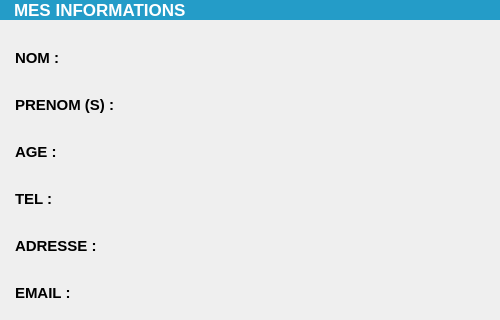
                   <widget class="QWidget" name="tab">
                    <attribute name="title">
                     <string>INFORMATIONS</string>
                    </attribute>
                    <layout class="QVBoxLayout" name="verticalLayout_7">
                     <property name="spacing">
                      <number>0</number>
                     </property>
                     <property name="leftMargin">
                      <number>0</number>
                     </property>
                     <property name="topMargin">
                      <number>0</number>
                     </property>
                     <property name="rightMargin">
                      <number>0</number>
                     </property>
                     <property name="bottomMargin">
                      <number>0</number>
                     </property>
                     <item>
                      <widget class="QFrame" name="frame_13">
                       <property name="maximumSize">
                        <size>
                         <width>16777215</width>
                         <height>50</height>
                        </size>
                       </property>
                       <property name="styleSheet">
                        <string notr="true">background-color: rgb(36, 156, 200);
color: rgb(255, 255, 255);</string>
                       </property>
                       <property name="frameShape">
                        <enum>QFrame::NoFrame</enum>
                       </property>
                       <property name="frameShadow">
                        <enum>QFrame::Raised</enum>
                       </property>
                       <layout class="QHBoxLayout" name="horizontalLayout_12">
                        <property name="leftMargin">
                         <number>14</number>
                        </property>
                        <property name="topMargin">
                         <number>0</number>
                        </property>
                        <property name="bottomMargin">
                         <number>0</number>
                        </property>
                        <item>
                         <widget class="QLabel" name="label_5">
                          <property name="font">
                           <font>
                            <pointsize>13</pointsize>
                            <weight>75</weight>
                            <bold>true</bold>
                           </font>
                          </property>
                          <property name="text">
                           <string>MES INFORMATIONS</string>
                          </property>
                         </widget>
                        </item>
                        <item>
                         <widget class="QPushButton" name="btnRetourGestPatient">
                          <property name="maximumSize">
                           <size>
                            <width>55</width>
                            <height>45</height>
                           </size>
                          </property>
                          <property name="cursor">
                           <cursorShape>PointingHandCursor</cursorShape>
                          </property>
                          <property name="styleSheet">
                           <string notr="true">border: none;</string>
                          </property>
                          <property name="text">
                           <string/>
                          </property>
                          <property name="icon">
                           <iconset resource="icon.qrc">
                            <normaloff>:/ICON/arrow-back-outline.svg</normaloff>:/ICON/arrow-back-outline.svg</iconset>
                          </property>
                          <property name="iconSize">
                           <size>
                            <width>45</width>
                            <height>45</height>
                           </size>
                          </property>
                          <property name="flat">
                           <bool>true</bool>
                          </property>
                         </widget>
                        </item>
                       </layout>
                      </widget>
                     </item>
                     <item>
                      <widget class="QFrame" name="frame_14">
                       <property name="frameShape">
                        <enum>QFrame::NoFrame</enum>
                       </property>
                       <property name="frameShadow">
                        <enum>QFrame::Raised</enum>
                       </property>
                       <layout class="QVBoxLayout" name="verticalLayout_11">
                        <property name="spacing">
                         <number>0</number>
                        </property>
                        <property name="leftMargin">
                         <number>0</number>
                        </property>
                        <property name="topMargin">
                         <number>0</number>
                        </property>
                        <property name="rightMargin">
                         <number>0</number>
                        </property>
                        <property name="bottomMargin">
                         <number>0</number>
                        </property>
                        <item>
                         <widget class="QFrame" name="info">
                          <property name="minimumSize">
                           <size>
                            <width>500</width>
                            <height>250</height>
                           </size>
                          </property>
                          <property name="maximumSize">
                           <size>
                            <width>500</width>
                            <height>300</height>
                           </size>
                          </property>
                          <layout class="QGridLayout" name="gridLayout">
                           <property name="leftMargin">
                            <number>15</number>
                           </property>
                           <property name="spacing">
                            <number>0</number>
                           </property>
                           <item row="0" column="1">
                            <widget class="QLabel" name="LA_nom">
                             <property name="minimumSize">
                              <size>
                               <width>0</width>
                               <height>57</height>
                              </size>
                             </property>
                             <property name="font">
                              <font>
                               <pointsize>10</pointsize>
                               <weight>75</weight>
                               <bold>true</bold>
                              </font>
                             </property>
                             <property name="text">
                              <string/>
                             </property>
                            </widget>
                           </item>
                           <item row="5" column="1">
                            <widget class="QLabel" name="LA_email">
                             <property name="minimumSize">
                              <size>
                               <width>0</width>
                               <height>57</height>
                              </size>
                             </property>
                             <property name="font">
                              <font>
                               <pointsize>10</pointsize>
                               <weight>75</weight>
                               <bold>true</bold>
                              </font>
                             </property>
                             <property name="text">
                              <string/>
                             </property>
                            </widget>
                           </item>
                           <item row="2" column="1">
                            <widget class="QLabel" name="LA_age">
                             <property name="minimumSize">
                              <size>
                               <width>0</width>
                               <height>57</height>
                              </size>
                             </property>
                             <property name="font">
                              <font>
                               <pointsize>10</pointsize>
                               <weight>75</weight>
                               <bold>true</bold>
                              </font>
                             </property>
                             <property name="text">
                              <string/>
                             </property>
                            </widget>
                           </item>
                           <item row="1" column="0">
                            <widget class="QLabel" name="label_8">
                             <property name="minimumSize">
                              <size>
                               <width>0</width>
                               <height>57</height>
                              </size>
                             </property>
                             <property name="font">
                              <font>
                               <pointsize>11</pointsize>
                               <weight>75</weight>
                               <bold>true</bold>
                              </font>
                             </property>
                             <property name="text">
                              <string>PRENOM (S) :</string>
                             </property>
                            </widget>
                           </item>
                           <item row="0" column="0">
                            <widget class="QLabel" name="label_7">
                             <property name="minimumSize">
                              <size>
                               <width>0</width>
                               <height>57</height>
                              </size>
                             </property>
                             <property name="maximumSize">
                              <size>
                               <width>235</width>
                               <height>16777215</height>
                              </size>
                             </property>
                             <property name="font">
                              <font>
                               <pointsize>11</pointsize>
                               <weight>75</weight>
                               <bold>true</bold>
                              </font>
                             </property>
                             <property name="text">
                              <string>NOM :</string>
                             </property>
                            </widget>
                           </item>
                           <item row="2" column="0">
                            <widget class="QLabel" name="label_9">
                             <property name="minimumSize">
                              <size>
                               <width>0</width>
                               <height>57</height>
                              </size>
                             </property>
                             <property name="font">
                              <font>
                               <pointsize>11</pointsize>
                               <weight>75</weight>
                               <bold>true</bold>
                              </font>
                             </property>
                             <property name="text">
                              <string>AGE :</string>
                             </property>
                            </widget>
                           </item>
                           <item row="3" column="0">
                            <widget class="QLabel" name="label_10">
                             <property name="minimumSize">
                              <size>
                               <width>0</width>
                               <height>57</height>
                              </size>
                             </property>
                             <property name="font">
                              <font>
                               <pointsize>11</pointsize>
                               <weight>75</weight>
                               <bold>true</bold>
                              </font>
                             </property>
                             <property name="text">
                              <string>TEL :</string>
                             </property>
                            </widget>
                           </item>
                           <item row="3" column="1">
                            <widget class="QLabel" name="LA_tel">
                             <property name="minimumSize">
                              <size>
                               <width>0</width>
                               <height>57</height>
                              </size>
                             </property>
                             <property name="font">
                              <font>
                               <pointsize>10</pointsize>
                               <weight>75</weight>
                               <bold>true</bold>
                              </font>
                             </property>
                             <property name="text">
                              <string/>
                             </property>
                            </widget>
                           </item>
                           <item row="4" column="0">
                            <widget class="QLabel" name="label_12">
                             <property name="minimumSize">
                              <size>
                               <width>0</width>
                               <height>57</height>
                              </size>
                             </property>
                             <property name="font">
                              <font>
                               <pointsize>11</pointsize>
                               <weight>75</weight>
                               <bold>true</bold>
                              </font>
                             </property>
                             <property name="text">
                              <string>ADRESSE :</string>
                             </property>
                            </widget>
                           </item>
                           <item row="1" column="1">
                            <widget class="QLabel" name="LA_prenom">
                             <property name="minimumSize">
                              <size>
                               <width>0</width>
                               <height>57</height>
                              </size>
                             </property>
                             <property name="font">
                              <font>
                               <pointsize>10</pointsize>
                               <weight>75</weight>
                               <bold>true</bold>
                              </font>
                             </property>
                             <property name="text">
                              <string/>
                             </property>
                            </widget>
                           </item>
                           <item row="4" column="1">
                            <widget class="QLabel" name="LA_adresse">
                             <property name="minimumSize">
                              <size>
                               <width>0</width>
                               <height>57</height>
                              </size>
                             </property>
                             <property name="font">
                              <font>
                               <pointsize>10</pointsize>
                               <weight>75</weight>
                               <bold>true</bold>
                              </font>
                             </property>
                             <property name="text">
                              <string/>
                             </property>
                            </widget>
                           </item>
                           <item row="5" column="0">
                            <widget class="QLabel" name="label_13">
                             <property name="minimumSize">
                              <size>
                               <width>0</width>
                               <height>57</height>
                              </size>
                             </property>
                             <property name="font">
                              <font>
                               <pointsize>11</pointsize>
                               <weight>75</weight>
                               <bold>true</bold>
                              </font>
                             </property>
                             <property name="text">
                              <string>EMAIL :</string>
                             </property>
                            </widget>
                           </item>
                          </layout>
                         </widget>
                        </item>
                        <item>
                         <widget class="QFrame" name="frame_15">
                          <property name="styleSheet">
                           <string notr="true">background-color: rgb(227, 237, 243);</string>
                          </property>
                          <property name="frameShape">
                           <enum>QFrame::NoFrame</enum>
                          </property>
                          <property name="frameShadow">
                           <enum>QFrame::Raised</enum>
                          </property>
                         </widget>
                        </item>
                       </layout>
                      </widget>
                     </item>
                    </layout>
                   </widget>
